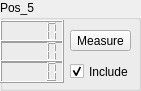
     <widget class="QGroupBox" name="Calib_box_5">
      <property name="geometry">
       <rect>
        <x>750</x>
        <y>510</y>
        <width>141</width>
        <height>91</height>
       </rect>
      </property>
      <property name="title">
       <string>Pos_5</string>
      </property>
      <widget class="QLCDNumber" name="calib_box_x_5">
       <property name="geometry">
        <rect>
         <x>0</x>
         <y>20</y>
         <width>64</width>
         <height>23</height>
        </rect>
       </property>
      </widget>
      <widget class="QLCDNumber" name="calib_box_y_5">
       <property name="geometry">
        <rect>
         <x>0</x>
         <y>40</y>
         <width>64</width>
         <height>23</height>
        </rect>
       </property>
      </widget>
      <widget class="QLCDNumber" name="calib_box_z_5">
       <property name="geometry">
        <rect>
         <x>0</x>
         <y>60</y>
         <width>64</width>
         <height>23</height>
        </rect>
       </property>
      </widget>
      <widget class="QPushButton" name="calibButton_5">
       <property name="geometry">
        <rect>
         <x>70</x>
         <y>30</y>
         <width>61</width>
         <height>21</height>
        </rect>
       </property>
       <property name="text">
        <string>Measure</string>
       </property>
      </widget>
      <widget class="QCheckBox" name="checkBox_5">
       <property name="geometry">
        <rect>
         <x>70</x>
         <y>60</y>
         <width>92</width>
         <height>23</height>
        </rect>
       </property>
       <property name="text">
        <string>Include</string>
       </property>
       <property name="checked">
        <bool>true</bool>
       </property>
      </widget>
     </widget>
